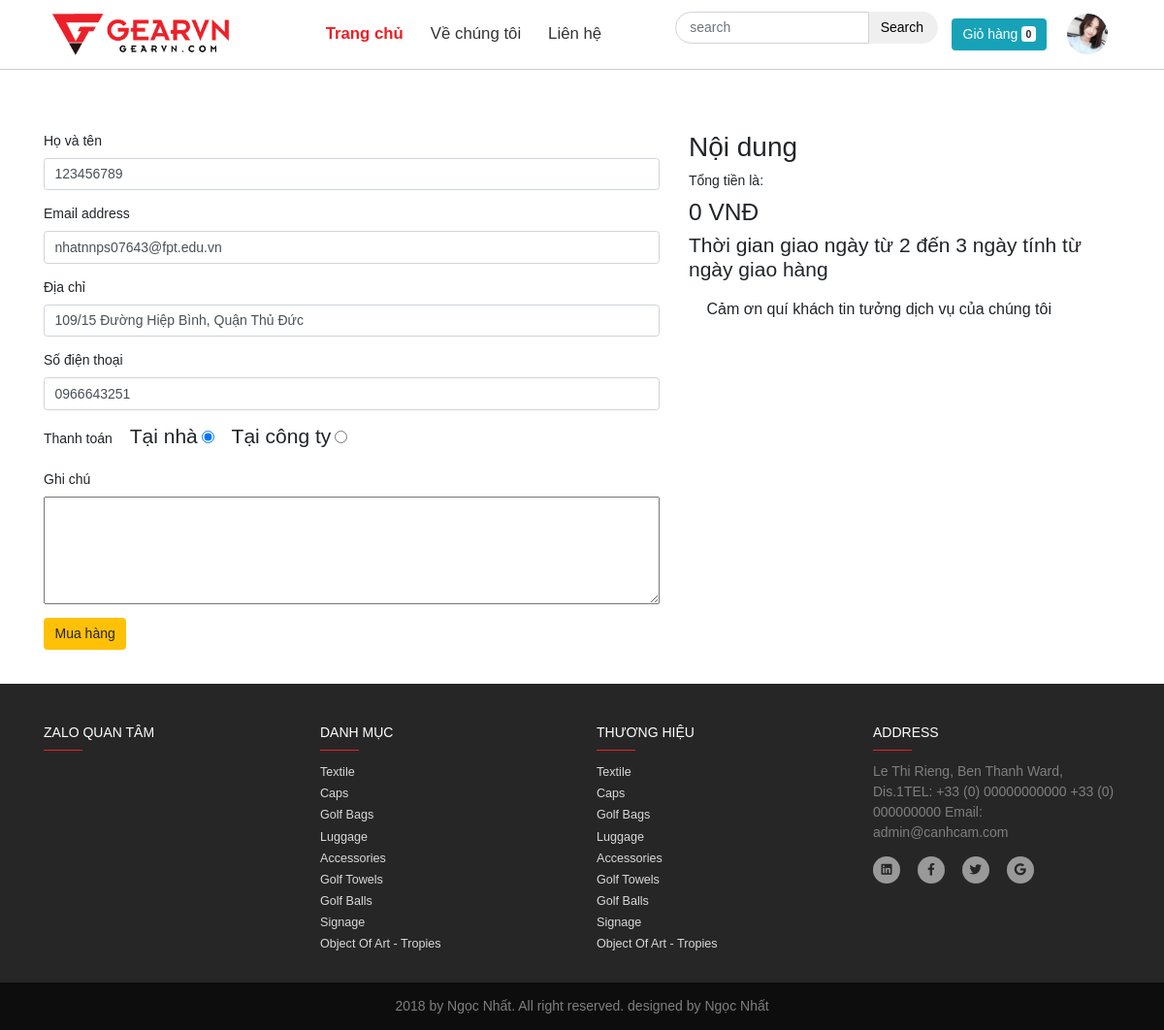
Before: /index.php?path=product&action=contactpay with the older database file.
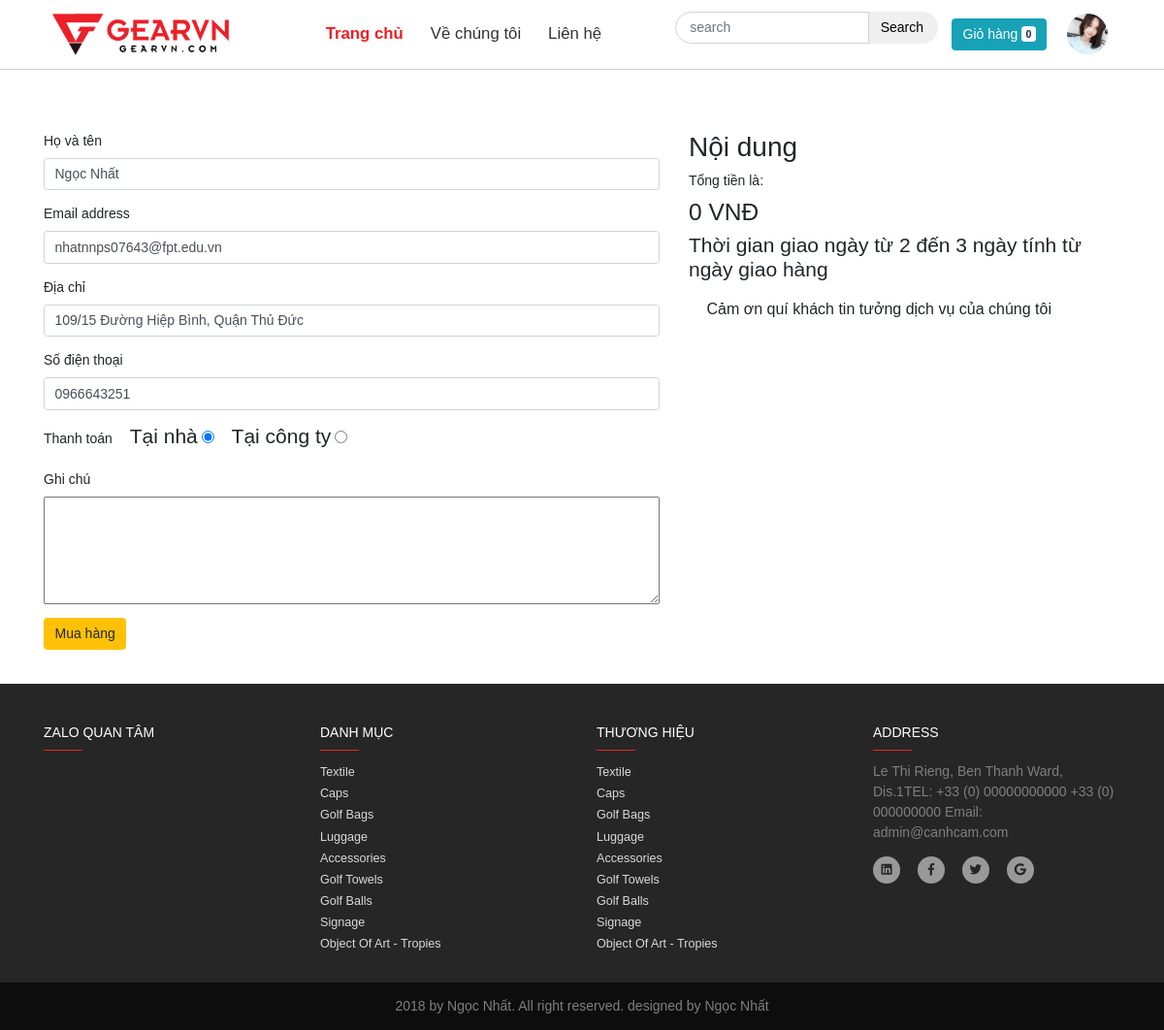
After: the same page with the newer database file.
### tables this page shows
CREATE TABLE `guest` (
  `id` int(4) NOT NULL,
  `name` varchar(100) NOT NULL,
  `email` varchar(100) NOT NULL,
  `password` varchar(100) NOT NULL,
  `id_facebook` varchar(100) DEFAULT NULL,
  `image` varchar(100) NOT NULL,
  `address` varchar(200) NOT NULL,
  `number` varchar(15) NOT NULL,
  `active` bit(1) NOT NULL DEFAULT b'0'
);

### model/connect.php (called while the page is built, shortened)
 <?php
	class connect {
		var $db=null;
		public function __construct()
		{
			$dsn='mysql:host=localhost;dbname=gearvn';
			$user='root';
			$pass='';
			$this->db=new PDO($dsn,$user,$pass, array(PDO::MYSQL_ATTR_INIT_COMMAND => "SET NAMES utf8"));
		}
		public function getInstance($select)
		{
			$results = $this->db->query($select);
			$result = $results->fetch();
			return $result;
		}
    }
?>

### model/core.php (called while the page is built, shortened)
<?php
    function getById($table, $id) {
        $db = new connect();
        $query = "select * from $table where id = $id";
        $result =  $db->getInstance($query);
        return $result;
    }
?>

### view/pay.php (the view)
<?php
	include 'Layout/header.php';
?>
<main>
	<section>
		<div class="container mt-5">
			<div class="row">
				<div class="col-md-7">
					<form action='<?=$route?>&action=pay' method='POST'>
					<?php
						$guest = getById('guest',2);
					?>
						<div class="form-group">
							<label for="">Họ và tên</label>
							<input type="text" value='<?php if(isset($guest)) echo $guest['name'] ?>' name='name' class="form-control" id=""  placeholder="Họ tên khách hàng">
						</div>
						<div class="form-group">
							<label for="">Email address</label>
							<input type="email" value='<?php if(isset($guest)) echo $guest['email'] ?>' name='address' class="form-control" id="" placeholder="Email">
						</div>
						<div class="form-group">
							<label for="">Địa chỉ</label>
							<input type="text" value='<?php if(isset($guest)) echo $guest['address'] ?>' name='address' class="form-control" id="" placeholder="Địa chỉ">
						</div>
						<div class="form-group">
							<label for="">Số điện thoại</label>
							<input type="number" value='<?php if(isset($guest)) echo $guest['number'] ?>' name='number' class="form-control" id="" placeholder="Số điện thoại liên lạc">
						</div>
						<div class="form-group">
							<label for="">Thanh toán</label>
							<label class='ml-3 h4' for="home">Tại nhà</label>
							<input type="radio" value='Khách hàng nhận hàng tại nhà' checked id='home' name='payments'>
							<label class='ml-3 h4' for="company">Tại công ty</label>
							<input type="radio" value='Khách hàng nhận hàng tại cửa hàng' id='company' name='payments'>
						</div>
						<div class="form-group">
							<label for="">Ghi chú</label>
							<textarea name="noted" id="" style='width: 100%' rows="5"></textarea>
						</div>
						<div class="form-group">
							<button class='btn btn-warning'>Mua hàng</button>
						</div>
					</form>
				</div>
				<div class="col-md-5">
					<h2 class="h2">Nội dung </h2>
					<label for="">Tổng tiền là: </label>
					<h3 class='h3'><?=number_format($_SESSION['total']) .' VNĐ'?></h3>
					<h4 class="h4">Thời gian giao ngày từ 2 đến 3 ngày tính từ ngày giao hàng</h4>
					<h4 class="alert ">Cảm ơn quí khách tin tưởng dịch vụ của chúng tôi</h4>
				</div>
			</div>
		</div>
	</section>
</main>
<?php
	include 'Layout/footer.php';
?>

Changed rows visible on the page:
changed guest "nhatnnps07643@fpt.edu.vn": name "123456789" → "Ngọc Nhất"
